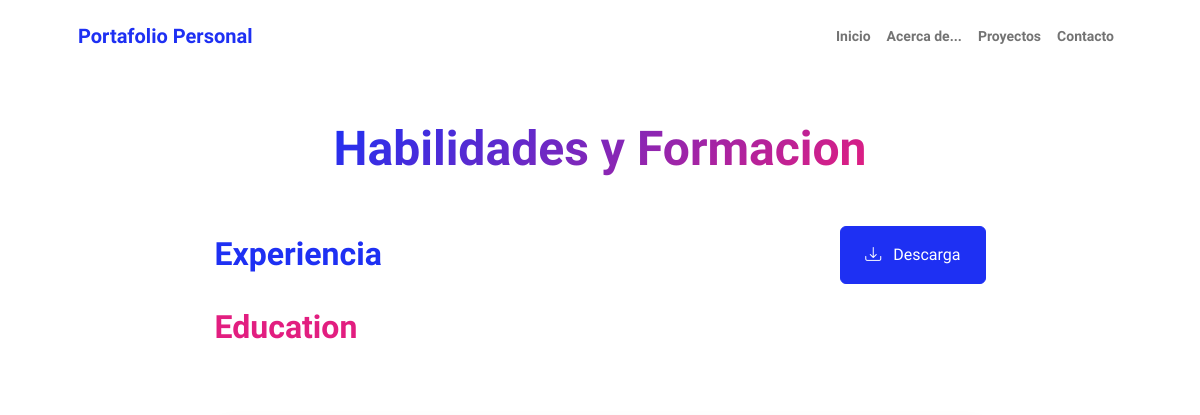
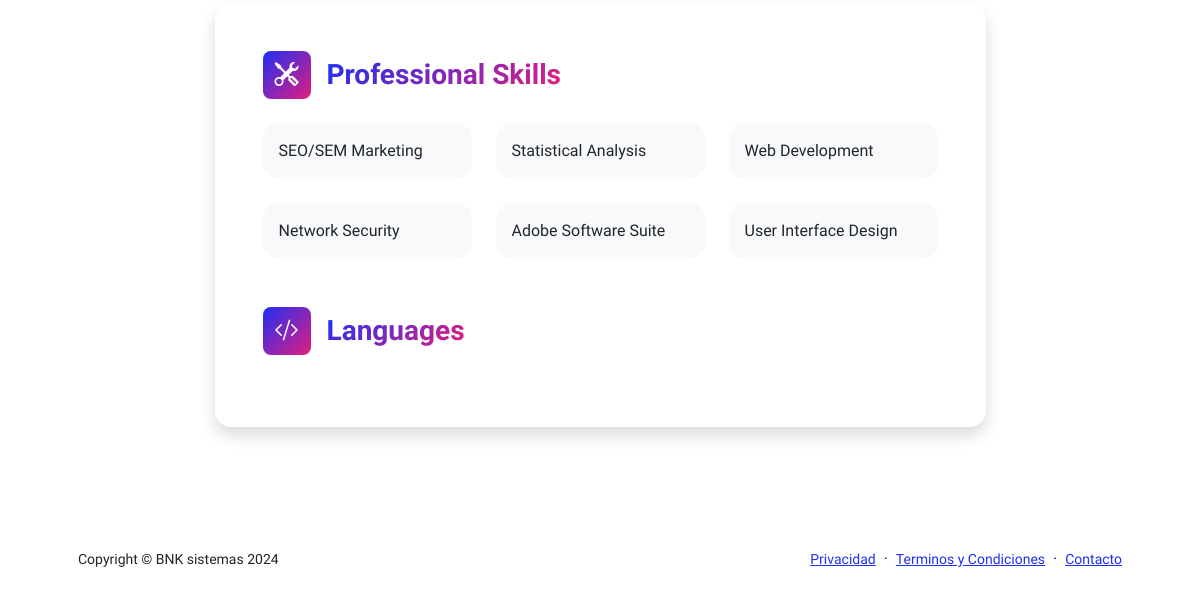
Page /about/about/ on the earlier database version (2 pictures, top to bottom).
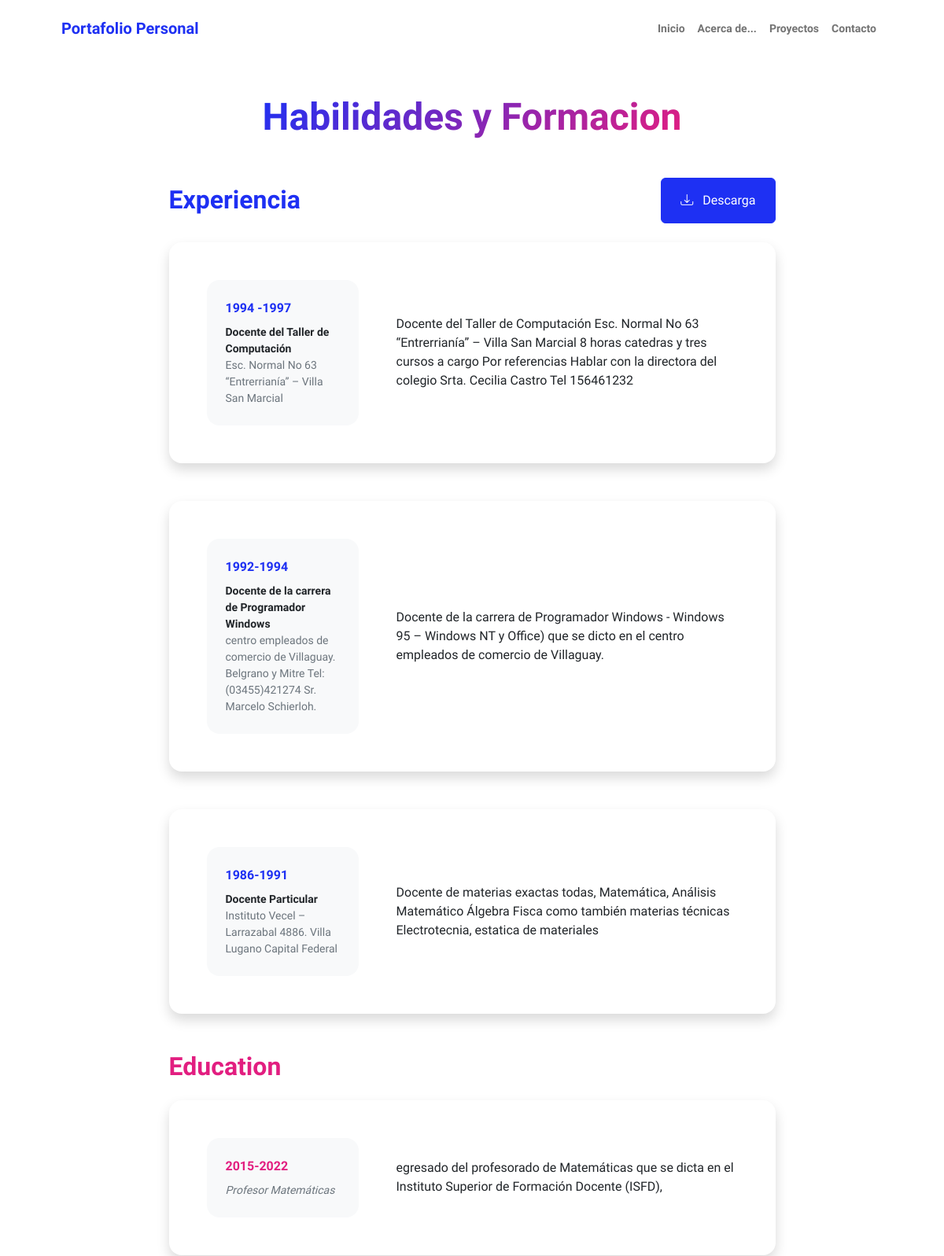
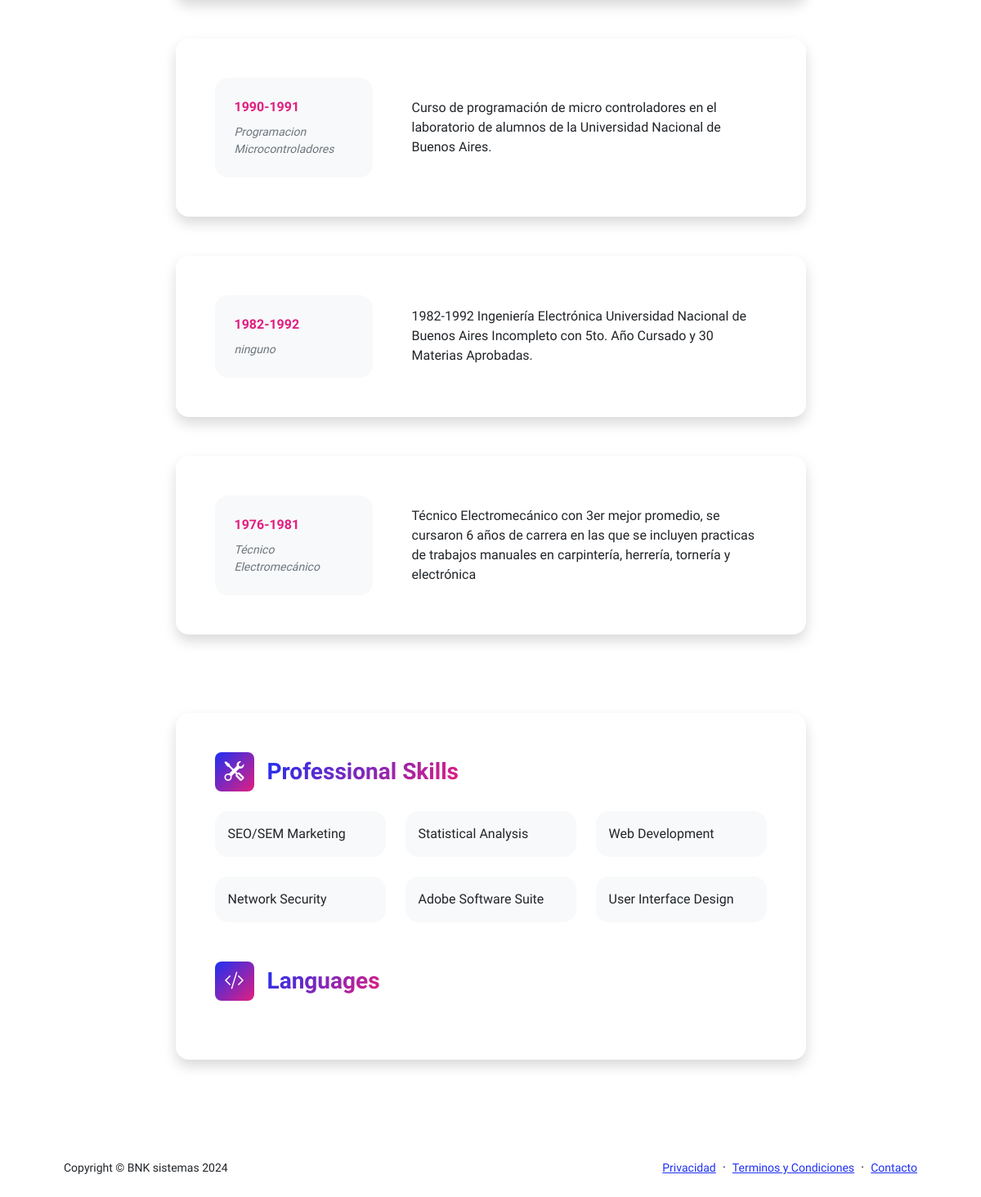
Same page on the later database version (2 pictures, top to bottom).
### about/models.py (models this page shows, shortened)
class Experience(models.Model):
    period = models.CharField(max_length=50, verbose_name='Periodo')
    job_title = models.CharField(max_length=150, verbose_name='Cargo ocupado')
    location =  models.CharField(max_length=150, verbose_name='Lugar Trabajo')
    description = models.TextField(verbose_name='Descripción')
    created = models.DateTimeField(auto_now_add=True, verbose_name='Fecha Creación')
    updated = models.DateTimeField(auto_now=True, verbose_name='Fecha Modificación')
    class Meta:
        verbose_name = 'Experiencia'
        verbose_name_plural = 'Experiecias'
        db_table = "experiences"
        ordering = ['-created']

class Course(models.Model):
    period = models.CharField(max_length=50, blank=True, null=True, verbose_name='Periodo')
    school = models.CharField(max_length=150, verbose_name='establecimiento')
    title = models.CharField(max_length=150, verbose_name='Título')
    description = models.TextField(verbose_name='Descripción')
    created = models.DateTimeField(auto_now_add=True, verbose_name='Fecha Creación')
    updated = models.DateTimeField(auto_now=True, verbose_name='Fecha Modificación')
    class Meta:
        verbose_name = 'formacion'
        verbose_name_plural = 'formaciones'
        db_table = "educations"
        ordering = ['-created']

### about/views.py (the view)
# urls.py: path('about/',about, name="about"),
def about(request):
    experiences = Experience.objects.all()
    courses = Course.objects.all()
    skils = Skill.objects.all()
    data = {
        'experiences': experiences,
        'courses': courses,
        'skils': skils,
    }
    return render(request, 'about/about.html', data)

### about/templates/about/about.html (shortened to what the changed rows need)
{% extends "core/base.html" %}
{% load static %}
{% block content %}
<div class="container px-5 my-5">
    <div class="text-center mb-5">
        <h1 class="display-5 fw-bolder mb-0"><span class="text-gradient d-inline">Habilidades y Formacion </span></h1>
    </div>
    <div class="row gx-5 justify-content-center">
        <div class="col-lg-11 col-xl-9 col-xxl-8">
            <section>
                <div class="d-flex align-items-center justify-content-between mb-4">
                    <h2 class="text-primary fw-bolder mb-0">Experiencia</h2>
                </div>
                {% for experience in experiences %}
                    <div class="card shadow border-0 rounded-4 mb-5">
                        <div class="card-body p-5">
                            <div class="row align-items-center gx-5">
                                <div class="col text-center text-lg-start mb-4 mb-lg-0">
                                    <div class="bg-light p-4 rounded-4">
                                        <div class="text-primary fw-bolder mb-2">{{experience.period}}</div>
                                        <div class="small fw-bolder">{{experience.job_title}}</div>
                                        <div class="small text-muted">{{experience.location}}</div>
                                    </div>
                                </div>
                                <div class="col-lg-8"><div>{{experience.description}}</div></div>
                            </div>
                        </div>
                    </div>
                {% endfor %}
            </section>
            <section>
                <h2 class="text-secondary fw-bolder mb-4">Education</h2>
                {% for course in courses %}
                    <div class="card shadow border-0 rounded-4 mb-5">
                        <div class="card-body p-5">
                            <div class="row align-items-center gx-5">
                                <div class="col text-center text-lg-start mb-4 mb-lg-0">
                                    <div class="bg-light p-4 rounded-4">
                                        <div class="text-secondary fw-bolder mb-2">{{course.period}}</div>
                                        <div class="fst-italic">
                                            <div class="small text-muted">{{course.title}}</div>
                                        </div>
                                    </div>
                                </div>
                                <div class="col-lg-8"><div>{{course.description}}</div></div>
                            </div>
                        </div>
                    </div>
                {% endfor %}
            </section>
        </div>
    </div>
</div>
{% endblock content %}

Differences in the rows shown:
added Experience: period "1994 -1997", job_title "Docente del Taller de Computación", location "Esc. Normal No 63 “Entrerrianía” – Villa San Marcial", description "Docente del Taller de Computación Esc. Normal No 63 “Entrerrianía” – Villa San Marcial 8 horas catedras y tres cursos a cargo Por referencias Hablar con la directora del colegio Srta. Cecilia Castro Tel 156461232"
added Experience: period "1992-1994", job_title "Docente de la carrera de Programador Windows", location "centro empleados de comercio de Villaguay. Belgrano y Mitre Tel: (03455)421274 Sr. Marcelo Schierloh.", description "Docente de la carrera de Programador Windows - Windows 95 – Windows NT y Office) que se dicto en el centro empleados de comercio de Villaguay."
added Experience: period "1986-1991", job_title "Docente Particular", location "Instituto Vecel –Larrazabal 4886. Villa Lugano Capital Federal", description "Docente de materias exactas todas, Matemática, Análisis Matemático Álgebra Fisca como también materias técnicas Electrotecnia, estatica de materiales"
added Course: period "2015-2022", title "Profesor Matemáticas", description "egresado del profesorado de Matemáticas que se dicta en el Instituto Superior de Formación Docente (ISFD),"
added Course: period "1990-1991", title "Programacion Microcontroladores", description "Curso de programación de micro controladores en el laboratorio de alumnos de la Universidad Nacional de Buenos Aires."
added Course: period "1982-1992", title "ninguno", description "1982-1992 Ingeniería Electrónica Universidad Nacional de Buenos Aires Incompleto con 5to. Año Cursado y 30 Materias Aprobadas."
added Course: period "1976-1981", title "Técnico Electromecánico", description "Técnico Electromecánico con 3er mejor promedio, se cursaron 6 años de carrera en las que se incluyen practicas de trabajos manuales en carpintería, herrería, tornería y electrónica"
